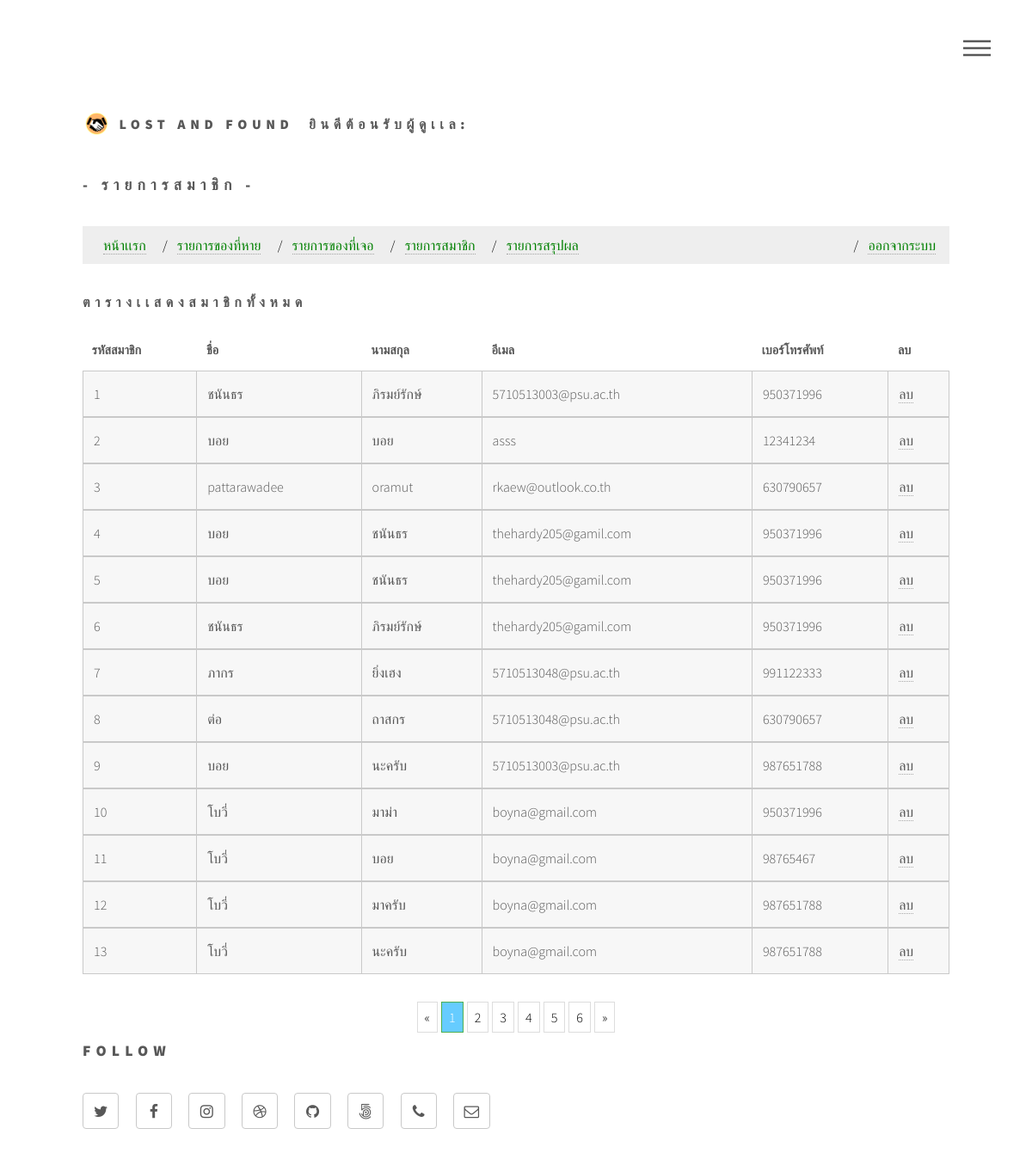
Screenshot of /user.php with the database file from the repository.
### tables this page shows
CREATE TABLE `member` (
  `User_id` int(10) NOT NULL,
  `Email` varchar(30) NOT NULL,
  `Password` varchar(10) NOT NULL,
  `Fname` varchar(30) NOT NULL,
  `Lname` varchar(30) NOT NULL,
  `Phonenumber` int(10) NOT NULL,
  `level` varchar(1) NOT NULL
);

### user.php (the view, shortened to what this page needs)
<?php
    require 'conectregistration.php';
    $q = "SELECT * FROM member";
    $result = mysqli_query($dbcon, $q);
    ?>
<!DOCTYPE HTML>
<html>
  <head>
    <link rel="stylesheet" href="assets/css/main.css" />
  </head>
  <body>
      <div id="wrapper">
          <header id="header">
            <div class="inner">
                <a href="indexadmin.php" class="logo">
                  <span class="symbol"><img src="images/11.svg" alt="" /></span><span class="title">LOST And FOUND  &nbsp;<?php
        echo "ยินดีต้อนรับผู้ดูเเล: ".$_SESSION ['Fname']
        .$_SESSION ['Lname'] ;?></span> </span>
                </a>
                <nav>
                  <ul>
                    <li><a href="#menu">Menu</a></li>
                  </ul>
                </nav>
            </div>
          </header>
          <div id="main">
            <div class="inner">
<h2>- รายการสมาชิก -</h2>
<ul class="breadcrumb">
  <li><a href="indexadmin.php">หน้าเเรก</a></li>
  <li><a href="3.php">รายการของที่หาย</a></li>
  <li><a href="6.php">รายการของที่เจอ</a></li>
   <li><a href="user.php">รายการสมาชิก</a></li>
  <li><a href="graph.php">รายการสรุปผล</a></li>
  <li style="float:right"><a href="logout.php">ออกจากระบบ</a></li>
</ul>
              <section>
                <h3>ตารางเเสดงสมาชิกทั้งหมด</h3>
                  <div class="table-wrapper">
                    <table class="alt">
                      <thead>
                        <tr>
                          <th>รหัสสมาชิก</th>
                          <th>ชื่อ</th>
                          <th>นามสกุล</th>
                          <th>อีเมล</th>
                          <th>เบอร์โทรศัพท์</th>
                          <th>ลบ</th>
                        </tr>
                      </thead>
                      <tbody>
                        <?php
                           while ($row = mysqli_fetch_array($result, MYSQLI_ASSOC)) {
                         ?>
                        <tr>
                          <td><?php echo $row['User_id']; ?></td>
                          <td><?php echo $row ['Fname']; ?></td>
                          <td><?php echo $row ['Lname']; ?>  </td>
                          <td><?php echo $row ['Email']; ?>  </td>
                          <td><?php echo $row ['Phonenumber']; ?>  </td>
                          <td><a href="deleteuser.php?User_id=<?php echo $row ['User_id']; ?>">ลบ</a>  </td>
                        </tr>
                      </tbody>
                        <?php
               }
             ?>
                    </table>
                  </div>
                </section>
</body>
              <section>
<div class="center">
  <div class="pagination">
    <a href="#">&laquo;</a>
    <a href="#" class="active">1</a>
    <a href="#">2</a>
    <a href="#">3</a>
    <a href="#">4</a>
    <a href="#">5</a>
    <a href="#">6</a>
    <a href="#">&raquo;</a>
  </div>
</div>
                <h2>Follow</h2>
                <ul class="icons">
                  <li><a href="#" class="icon style2 fa-twitter"><span class="label">Twitter</span></a></li>
                  <li><a href="#" class="icon style2 fa-facebook"><span class="label">Facebook</span></a></li>
                  <li><a href="#" class="icon style2 fa-instagram"><span class="label">Instagram</span></a></li>
                  <li><a href="#" class="icon style2 fa-dribbble"><span class="label">Dribbble</span></a></li>
                  <li><a href="#" class="icon style2 fa-github"><span class="label">GitHub</span></a></li>
                  <li><a href="#" class="icon style2 fa-500px"><span class="label">500px</span></a></li>
                  <li><a href="#" class="icon style2 fa-phone"><span class="label">Phone</span></a></li>
                  <li><a href="#" class="icon style2 fa-envelope-o"><span class="label">Email</span></a></li>
                </ul>
  </body>
</html>

### user.php (style rules this page uses)
ul.breadcrumb { padding: 8px 16px; list-style: none; background-color: #eee; }
ul.breadcrumb li { display: inline; }
ul.breadcrumb li+li:before { padding: 8px; color: black; content: "/\00a0"; }
ul.breadcrumb li a { color: green; }
.center { text-align: center; }
.pagination { display: inline-block; }
.pagination a { color: black; float: left; padding: 3px 8px; text-decoration: none; transition: background-color .2s; border: 1px solid #ddd; margin: 0 2px; }
.pagination a.active { background-color: #66CCFF; color: white; border: 1px solid #4CAF50; }

### rows the page displays
member: User_id "1", Fname "ชนันธร", Lname "ภิรมย์รักษ์", Email "5710513003@psu.ac.th", Phonenumber "950371996"
member: User_id "2", Fname "บอย", Lname "บอย", Email "asss", Phonenumber "12341234"
member: User_id "3", Fname "pattarawadee", Lname "oramut", Email "rkaew@outlook.co.th", Phonenumber "630790657"
member: User_id "4", Fname "บอย", Lname "ชนันธร", Email "thehardy205@gamil.com", Phonenumber "950371996"
member: User_id "5", Fname "บอย", Lname "ชนันธร", Email "thehardy205@gamil.com", Phonenumber "950371996"
member: User_id "6", Fname "ชนันธร", Lname "ภิรมย์รักษ์", Email "thehardy205@gamil.com", Phonenumber "950371996"
member: User_id "7", Fname "ภากร", Lname "ยิ่งเฮง", Email "5710513048@psu.ac.th", Phonenumber "991122333"
member: User_id "8", Fname "ต่อ", Lname "ถาสกร", Email "5710513048@psu.ac.th", Phonenumber "630790657"
member: User_id "9", Fname "บอย", Lname "นะครับ", Email "5710513003@psu.ac.th", Phonenumber "987651788"
member: User_id "10", Fname "โบวี่", Lname "มาม่า", Email "boyna@gmail.com", Phonenumber "950371996"
member: User_id "11", Fname "โบวี่", Lname "บอย", Email "boyna@gmail.com", Phonenumber "98765467"
member: User_id "12", Fname "โบวี่", Lname "มาครับ", Email "boyna@gmail.com", Phonenumber "987651788"
member: User_id "13", Fname "โบวี่", Lname "นะครับ", Email "boyna@gmail.com", Phonenumber "987651788"
